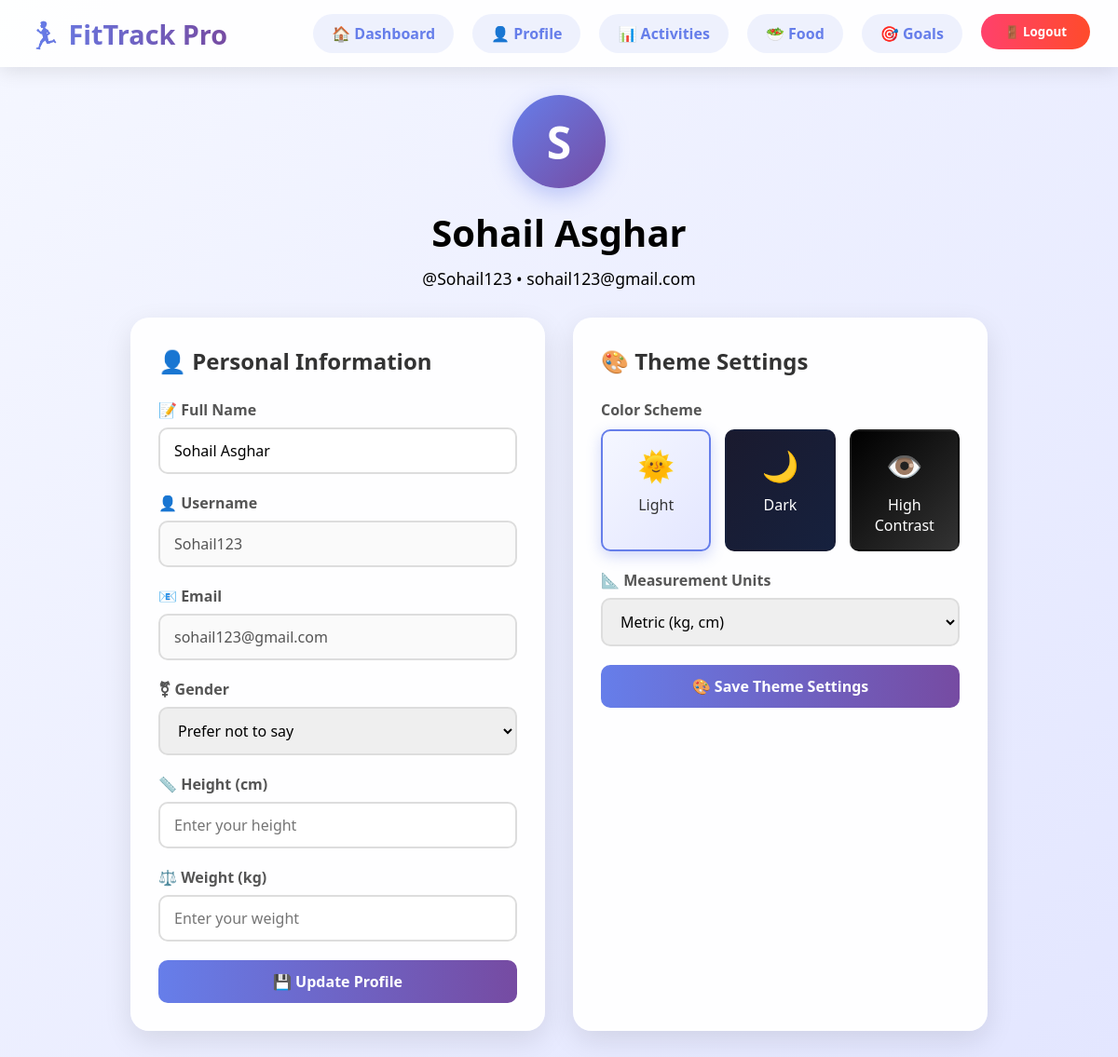
The app's page /profile.php (signed in) with its own data.
### tables this page shows
CREATE TABLE `users` (
  `user_id` int(11) NOT NULL AUTO_INCREMENT,
  `username` varchar(50) NOT NULL,
  `email` varchar(100) NOT NULL,
  `password_hash` varchar(255) NOT NULL,
  `full_name` varchar(100) DEFAULT NULL,
  `date_of_birth` date DEFAULT NULL,
  `gender` enum('male','female','other','prefer_not_to_say') DEFAULT NULL,
  `height` decimal(5,2) DEFAULT NULL,
  `weight` decimal(5,2) DEFAULT NULL,
  `profile_image` varchar(255) DEFAULT 'default.jpg',
  `created_at` timestamp NOT NULL DEFAULT current_timestamp(),
  `last_login` timestamp NULL DEFAULT NULL,
  `is_active` tinyint(1) DEFAULT 1,
  PRIMARY KEY (`user_id`),
  UNIQUE KEY `username` (`username`),
  UNIQUE KEY `email` (`email`)
);

### profile.php (the view, shortened to what this page needs)
<?php
require_once 'conn.php';
$user_id = $_SESSION['user_id'];
$username = $_SESSION['username'];
$full_name = $_SESSION['full_name'];
$email = $_SESSION['email'];
$user_sql = "SELECT * FROM users WHERE user_id = $user_id";
$user_result = $conn->query($user_sql);
$user = $user_result->fetch_assoc();
$settings_sql = "SELECT * FROM user_settings WHERE user_id = $user_id";
$settings_result = $conn->query($settings_sql);
$settings = $settings_result->num_rows > 0 ? $settings_result->fetch_assoc() : null;
$current_color_scheme = $settings['color_scheme'] ?? 'light';
$current_measurement = $settings['measurement_unit'] ?? 'metric';
?>
<!DOCTYPE html>
<html lang="en">
<head>
</head>
<body class="theme-<?php echo $current_color_scheme; ?>">
    <nav class="navbar">
        <div class="logo">
            <h1>🏃‍♂️ FitTrack Pro</h1>
        </div>
        <div class="nav-links">
            <a href="dashboard.php" class="nav-link">🏠 Dashboard</a>
            <a href="profile.php" class="nav-link">👤 Profile</a>
            <a href="activities.php" class="nav-link">📊 Activities</a>
            <a href="food.php" class="nav-link">🥗 Food</a>
            <a href="goals.php" class="nav-link">🎯 Goals</a>
            <form action="logout.php" method="POST" style="display: inline;">
                <button type="submit" class="logout-btn">🚪 Logout</button>
            </form>
        </div>
    </nav>
    <div class="container">
        <div class="profile-header">
            <div class="user-avatar">
                <?php echo strtoupper(substr($full_name, 0, 1)); ?>
            </div>
            <h2 style = "color:black;"><?php echo htmlspecialchars($full_name); ?></h2>
            <p style = "color:black;">@<?php echo htmlspecialchars($username); ?> • <?php echo htmlspecialchars($email); ?></p>
        </div>
        <div class="grid">
            <div class="card">
                <h3>👤 Personal Information</h3>
                <form method="POST" action="">
                    <div class="form-group">
                        <label for="full_name">📝 Full Name</label>
                        <input type="text" id="full_name" name="full_name"
                               value="<?php echo htmlspecialchars($user['full_name']); ?>" required>
                    </div>
                    <div class="form-group">
                        <label for="username">👤 Username</label>
                        <input type="text" id="username" value="<?php echo htmlspecialchars($user['username']); ?>" disabled>
                    </div>
                    <div class="form-group">
                        <label for="email">📧 Email</label>
                        <input type="email" id="email" value="<?php echo htmlspecialchars($user['email']); ?>" disabled>
                    </div>
                    <div class="form-group">
                        <label for="gender">⚧ Gender</label>
                        <select id="gender" name="gender">
                            <option value="prefer_not_to_say" <?php echo ($user['gender'] ?? '') == 'prefer_not_to_say' ? 'selected' : ''; ?>>Prefer not to say</option>
                        </select>
                    </div>
                    <?php
                    $height = $user['height'] ?? 0;
                    $weight = $user['weight'] ?? 0;
                    if ($current_measurement == 'imperial') {
                        $height = $height * 0.393701;
                        $weight = $weight * 2.20462;
                        $height_label = "Height (inches)";
                        $weight_label = "Weight (lbs)";
                    } else {
                        $height_label = "Height (cm)";
                        $weight_label = "Weight (kg)";
                    }
                    ?>
                    <div class="form-group">
                        <label for="height">📏 <?php echo $height_label; ?></label>
                        <input type="number" id="height" name="height" step="0.1"
                               value="<?php echo $height ? round($height, 1) : ''; ?>" placeholder="Enter your height">
                    </div>
                    <div class="form-group">
                        <label for="weight">⚖️ <?php echo $weight_label; ?></label>
                        <input type="number" id="weight" name="weight" step="0.1"
                               value="<?php echo $weight ? round($weight, 1) : ''; ?>" placeholder="Enter your weight">
                    </div>
                    <button type="submit" name="update_profile" class="btn">💾 Update Profile</button>
                </form>
            </div>
            <div class="card">
                <h3>🎨 Theme Settings</h3>
                <form method="POST" action="" id="themeForm">
                    <div class="form-group">
                        <label>Color Scheme</label>
                        <div class="theme-options">
                            <div class="theme-option theme-light <?php echo $current_color_scheme == 'light' ? 'selected' : ''; ?>"
                                 onclick="selectTheme('light')">
                                <div class="icon">🌞</div>
                                <div>Light</div>
                            </div>
                            <div class="theme-option theme-dark-preview <?php echo $current_color_scheme == 'dark' ? 'selected' : ''; ?>"
                                 onclick="selectTheme('dark')">
                                <div class="icon">🌙</div>
                                <div>Dark</div>
                            </div>
                            <div class="theme-option theme-high-contrast-preview <?php echo $current_color_scheme == 'high-contrast' ? 'selected' : ''; ?>"
                                 onclick="selectTheme('high-contrast')">
                                <div class="icon">👁️</div>
                                <div>High Contrast</div>
                            </div>
                        </div>
                    </div>
                    <div class="form-group">
                        <label for="measurement_unit">📐 Measurement Units</label>
                        <select id="measurement_unit" name="measurement_unit">
                            <option value="metric" <?php echo $current_measurement == 'metric' ? 'selected' : ''; ?>>Metric (kg, cm)</option>
                        </select>
                    </div>
                    <button type="submit" name="update_settings" class="btn">🎨 Save Theme Settings</button>
                </form>
            </div>
        </div>
    </div>
</body>
</html>

### profile.php (style rules this page uses)
* { margin: 0; padding: 0; box-sizing: border-box; font-family: 'Segoe UI', Tahoma, Geneva, Verdana, sans-serif; }
body { background: linear-gradient(135deg, #667eea 0%, #764ba2 100%); min-height: 100vh; }
.navbar { background: rgba(255, 255, 255, 0.95); padding: 15px 30px; display: flex; justify-content: space-between; align-items: center; box-shadow: 0 4px 20px rgba(0, 0, 0, 0.1); }
.logo { display: flex; align-items: center; gap: 15px; }
.logo h1 { background: linear-gradient(90deg, #667eea, #764ba2); -webkit-background-clip: text; background-clip: text; color: transparent; font-size: 1.8rem; }
.nav-links { display: flex; gap: 20px; }
.nav-link { text-decoration: none; color: #667eea; font-weight: 600; padding: 10px 20px; border-radius: 25px; transition: all 0.3s ease; background: rgba(102, 126, 234, 0.1); }
.logout-btn { background: linear-gradient(90deg, #ff416c, #ff4b2b); color: white; border: none; padding: 10px 25px; border-radius: 25px; cursor: pointer; font-weight: 600; transition: all 0.3s ease; }
.container { max-width: 80%; margin: 30px auto; padding: 0 20px; }
.profile-header { text-align: center; margin-bottom: 30px; }
.user-avatar { width: 100px; height: 100px; border-radius: 50%; background: linear-gradient(135deg, #667eea, #764ba2); display: flex; align-items: center; justify-content: center; color: white; font-weight: bold; font-size: 3rem; margin: 0 auto 20px; box-shadow: 0 8px 25px rgba(102, 126, 234, 0.4); }
.profile-header h2 { font-size: 2.5rem; margin-bottom: 10px; color: white; }
.profile-header p { color: rgba(255, 255, 255, 0.9); font-size: 1.1rem; }
.grid { display: grid; grid-template-columns: repeat(auto-fit, minmax(350px, 1fr)); gap: 30px; }
.card { background: rgba(255, 255, 255, 0.95); border-radius: 20px; padding: 30px; box-shadow: 0 10px 30px rgba(0, 0, 0, 0.1); }
.card h3 { font-size: 1.5rem; margin-bottom: 25px; color: #333; display: flex; align-items: center; gap: 10px; }
.form-group { margin-bottom: 20px; }
.form-group label { display: block; margin-bottom: 8px; font-weight: 600; color: #555; display: flex; align-items: center; gap: 8px; }
.form-group input, .form-group select { width: 100%; padding: 12px 15px; border: 2px solid #ddd; border-radius: 10px; font-size: 1rem; transition: all 0.3s ease; }
.btn { background: linear-gradient(90deg, #667eea, #764ba2); color: white; border: none; padding: 12px 30px; border-radius: 10px; font-size: 1rem; font-weight: 600; cursor: pointer; transition: all 0.3s ease; width: 100%; }
.theme-options { display: grid; grid-template-columns: repeat(3, 1fr); gap: 15px; margin-top: 10px; }
.theme-option { text-align: center; padding: 15px; border-radius: 10px; cursor: pointer; border: 2px solid transparent; transition: all 0.3s ease; }
.theme-option.selected { border-color: #667eea; box-shadow: 0 5px 15px rgba(102, 126, 234, 0.3); }
.theme-light { background: linear-gradient(135deg, #f5f7ff, #e3e6ff); color: #333; }
.theme-dark-preview { background: linear-gradient(135deg, #1a1a2e, #16213e); color: white; }
.theme-high-contrast-preview { background: linear-gradient(135deg, #000000, #333333); color: white; }
.theme-option .icon { font-size: 2rem; margin-bottom: 10px; }

### records on screen
users: full_name "Sohail Asghar", username "Sohail123", email "sohail123@gmail.com"

### other values on screen
substr($full_name, 0, 1) "S"
$full_name "Sohail Asghar"
$username "Sohail123"
$email "sohail123@gmail.com"
$height_label "Height (cm)"
$weight_label "Weight (kg)"
